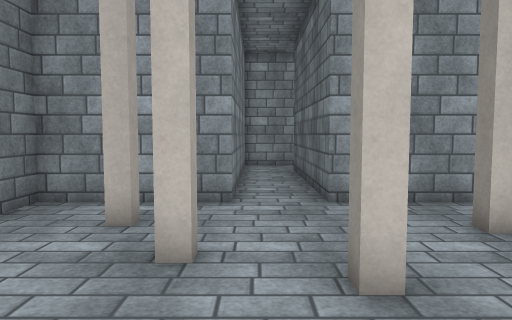
view 1 (above)

16 first-person views from a walk through a Unity game level. The camera is 1.4 m above the floor, tilts 4° down and sees 70° across. The floor is counted in squares, 1 m on a side. Each view is taken from the middle of a square. On the plan, view 1 faces up. The plan holds only what a view shows up to about 16 squares ahead; the rest is blank. The player is left out. Surface patterns are stand-ins for the level's own textures.

view 2
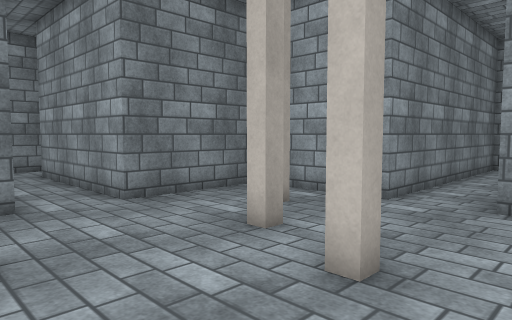

view 3
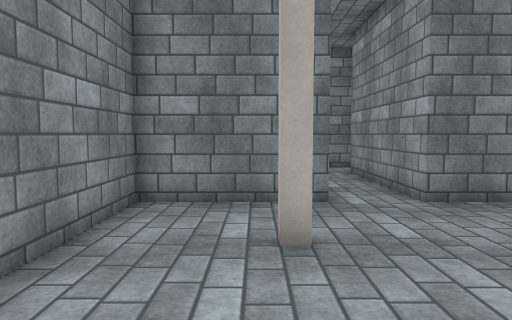

view 4
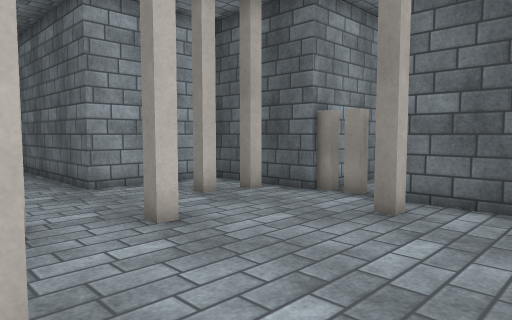

view 5
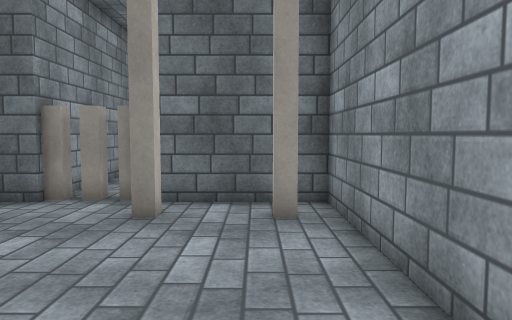

view 6
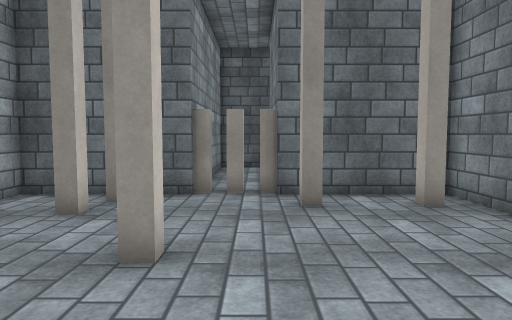

view 7
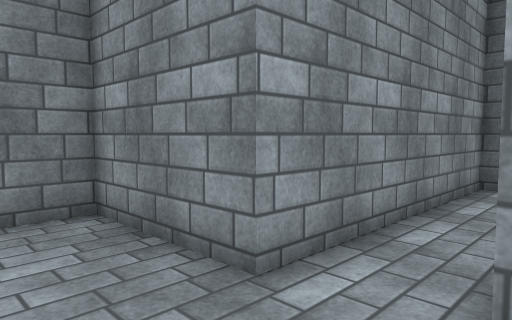

view 8
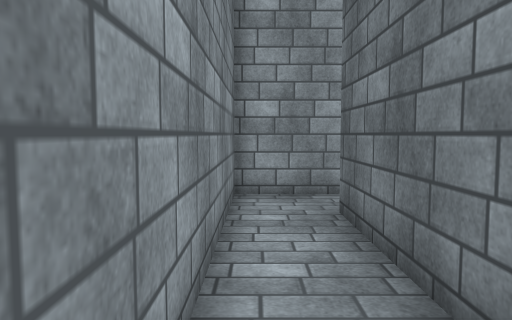

view 9
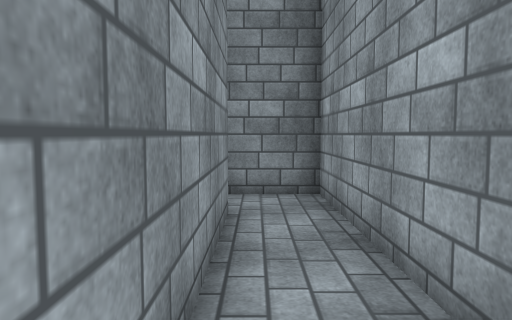

view 10
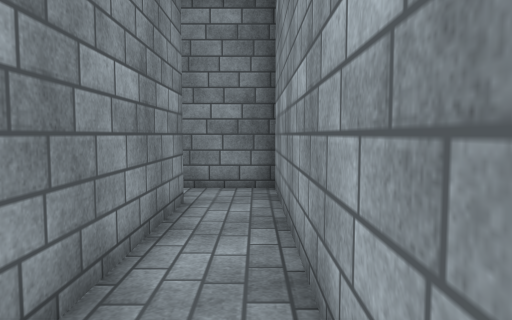

view 11
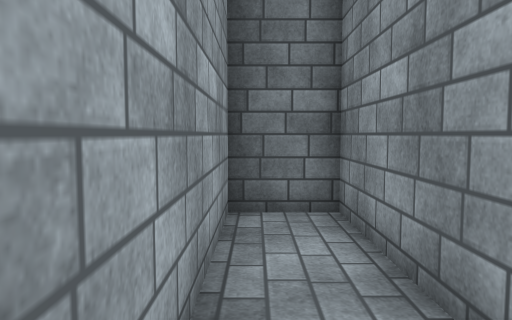

view 12
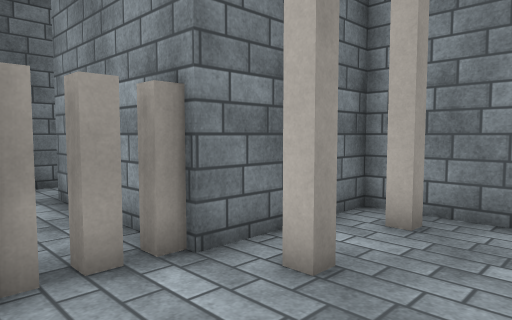

view 13
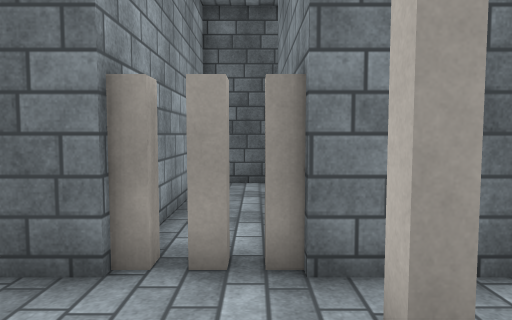

view 14
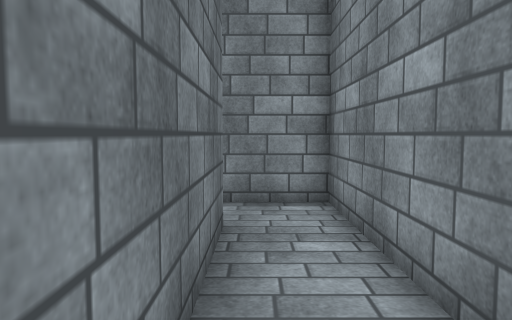

view 15
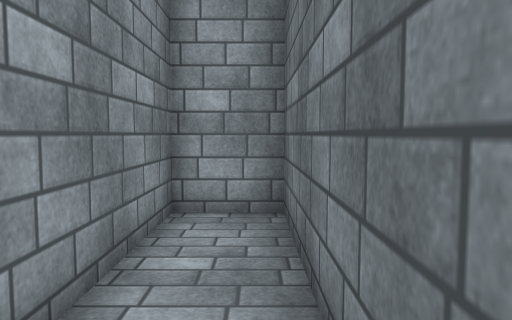

view 16
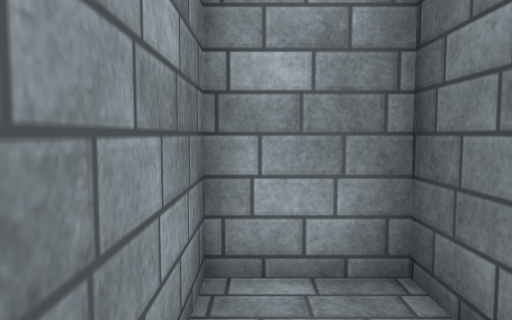

### Floor plan
Points are (right, up) in squares from view 1. A wall is a line through its corners. A room is listed if a view was taken in it or the views show most of it. See-through windows are left out.
Room 1 (views 1, 2, 3, 4, 5, 6, 7, 8, 9, 10, 11, 12, 13, 14, 15, 16)
walls: (-2, 7.5) (-4.5, 7.5) (-4.5, 3.5) (-10.5, 3.5) (-10.5, 9.5) (-12.5, 9.5) (-12.5, 1.5) (-4.5, 1.5) (-4.5, -2.5) (5.5, -2.5) (5.5, 1.5) (7.5, 1.5); (5.5, 5.5) (5.5, 6); (5.5, 6.1) (5.5, 7.5) (1.5, 7.5) (1.5, 14.5) (9.5, 14.5) (9.5, 16.5) (-0.5, 16.5) (-0.5, 7.5) (-1.2, 7.5); (5.5, 3.4) (5.5, 5.2); (6.1, 3.1) (5.7, 3.1) (5.7, 3.5); (7.4, 3.5) (6.6, 3.5); (10.2, 3.5) (7.5, 3.5); (9.9, 1.5) (10.5, 1.5)
ways out: opening at (10, 2); gap at (4, -2)
objects: other object (-2, 6); other object (-1, 4); other object (1, 3); other object (4, 1); other object (4, 5) to (5, 5)

Where each view was taken, in squares from view 1:
view 1: 0 up, 0 right, facing up
view 2: 0 up, 3 right, facing up-left
view 3: 0 up, 3 right, facing left
view 4: 2 down, 2 left, facing up-right
view 5: 1 down, 2 left, facing right
view 6: 2 up, 3 left, facing right
view 7: 4 up, 2 left, facing down-left
view 8: 8 up, 0 right, facing up
view 9: 15 up, 8 right, facing left
view 10: 16 up, 9 right, facing left
view 11: 16 up, 3 right, facing right
view 12: 4 up, 2 right, facing down-right
view 13: 2 up, 2 right, facing right
view 14: 9 up, 11 left, facing down
view 15: 3 up, 11 left, facing up
view 16: 6 up, 12 left, facing up
